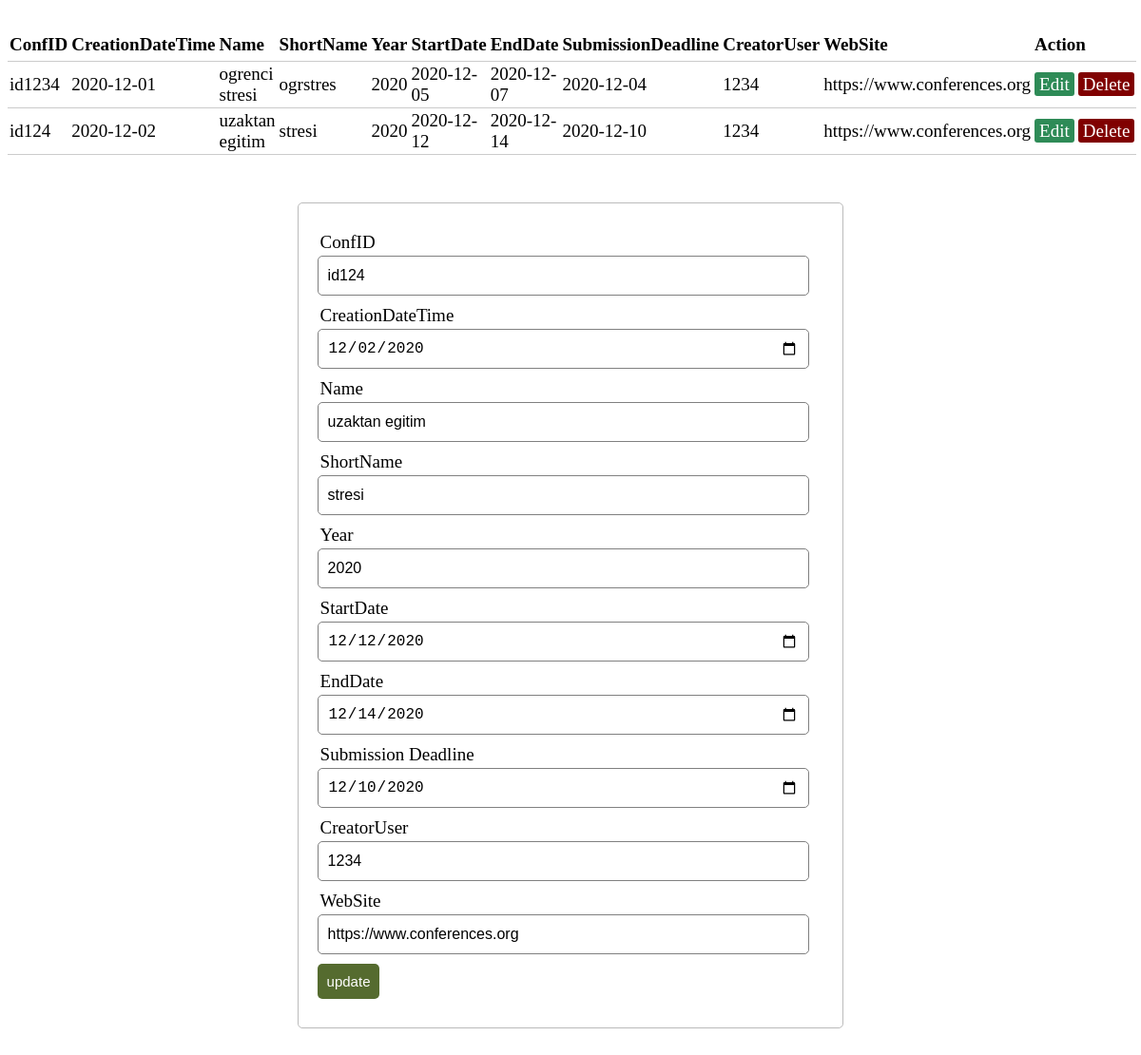
Page /index_conference.php?edit=id124 on the committed database.
### tables this page shows
CREATE TABLE `conference` (
  `ConfID` varchar(20) NOT NULL,
  `CreationDateTime` date NOT NULL,
  `Name` varchar(100) NOT NULL,
  `ShortName` varchar(19) NOT NULL,
  `Year` int(11) NOT NULL,
  `StartDate` date NOT NULL,
  `EndDate` date NOT NULL,
  `SubmissionDeadline` date NOT NULL,
  `CreatorUser` bigint(20) UNSIGNED NOT NULL,
  `WebSite` varchar(50) NOT NULL
);

### index_conference.php (the view, shortened to what this page needs)
<?php  include('server.php'); ?>
<?php
$db = mysqli_connect('localhost', 'root', '', 'odev2');
if (isset($_GET['edit'])) {
    $update = true;
    $record = mysqli_query($db, "SELECT * FROM conference WHERE ConfID='{$_GET['edit']}'");
    if ($record) {
        $n = mysqli_fetch_array($record);
        $ConfID = $n['ConfID'];
        $CreationDateTime = $n['CreationDateTime'];
        $Name = $n['Name'];
        $ShortName = $n['ShortName'];
        $Year = $n['Year'];
        $StartDate = $n['StartDate'];
        $EndDate = $n['EndDate'];
        $SubmissionDeadline = $n['SubmissionDeadline'];
        $CreatorUser = $n['CreatorUser'];
        $WebSite = $n['WebSite'];
    }
}
?>
<!DOCTYPE html>
<html>
<head>
    <link rel="stylesheet" type="text/css" href="style.css">
</head>
<body>
<?php
$db =mysqli_connect('localhost', 'root', '', 'odev2');
$results = mysqli_query($db, "SELECT * FROM conference"); ?>
<table>
    <thead>
    <tr>
        <th>ConfID</th>
        <th>CreationDateTime</th>
        <th>Name</th>
        <th>ShortName</th>
        <th>Year</th>
        <th>StartDate</th>
        <th>EndDate</th>
        <th>SubmissionDeadline</th>
        <th>CreatorUser</th>
        <th>WebSite</th>
        <th colspan="10">Action</th>
    </tr>
    </thead>
    <?php while ($row = mysqli_fetch_array($results)) { ?>
        <tr>
            <td><?php echo $row['ConfID']; ?></td>
            <td><?php echo $row['CreationDateTime']; ?></td>
            <td><?php echo $row['Name']; ?></td>
            <td><?php echo $row['ShortName']; ?></td>
            <td><?php echo $row['Year']; ?></td>
            <td><?php echo $row['StartDate']; ?></td>
            <td><?php echo $row['EndDate']; ?></td>
            <td><?php echo $row['SubmissionDeadline']; ?></td>
            <td><?php echo $row['CreatorUser']; ?></td>
            <td><?php echo $row['WebSite']; ?></td>
            <td>
                <a href="index_conference.php?edit=<?php echo $row['ConfID']; ?>" class="edit_btn" >Edit</a>
            </td>
            <td>
                <a href="server.php?del=<?php echo $row['ConfID']; ?>" class="del_btn">Delete</a>
            </td>
        </tr>
    <?php } ?>
</table>
<form method="post" action="server.php" >
    <div class="input-group">
        <label>ConfID</label>
        <input type="text" name="ConfID" value="<?php echo $ConfID; ?>">
    </div>
    <div class="input-group">
        <label>CreationDateTime</label>
        <input type="date" name="CreationDateTime" value="<?php echo $CreationDateTime; ?>">
    </div>
    <div class="input-group">
        <label>Name</label>
        <input type="text" name="Name" value="<?php echo $Name; ?>">
    </div>
    <div class="input-group">
        <label>ShortName</label>
        <input type="text" name="ShortName" value="<?php echo $ShortName; ?>">
    </div>
    <div class="input-group">
        <label>Year</label>
        <input type="number" name="Year" value="<?php echo $Year; ?>">
    </div>
    <div class="input-group">
        <label>StartDate</label>
        <input type="date" name="StartDate" value="<?php echo $StartDate; ?>">
    </div>
    <div class="input-group">
        <label>EndDate</label>
        <input type="date" name="EndDate" value="<?php echo $EndDate; ?>">
    </div>
    <div class="input-group">
        <label>Submission Deadline</label>
        <input type="date" name="SubmissionDeadline" value="<?php echo $SubmissionDeadline; ?>">
    </div>
    <div class="input-group">
        <label>CreatorUser</label>
        <input type="number" name="CreatorUser" value="<?php echo $CreatorUser; ?>">
    </div>
    <div class="input-group">
        <label>WebSite</label>
        <input type="text" name="WebSite" value="<?php echo $WebSite; ?>">
    </div>
    <div class="input-group">
        <?php if ($update == true): ?>
            <button class="btn" type="submit" name="update" style="background: #556B2F;" >update</button>
        <?php else: ?>
            <button class="btn" type="submit" name="save" >Save</button>
        <?php endif ?>
    </div>
</form>
</body>
</html>

### style.css (style rules this page uses)
body { font-size: 19px; }
table { width: 50%; margin: 30px auto; border-collapse: collapse; text-align: left; }
tr { border-bottom: 1px solid #cbcbcb; }
th, td { border: none; height: 30px; padding: 2px; }
form { width: 45%; margin: 50px auto; text-align: left; padding: 20px; border: 1px solid #bbbbbb; border-radius: 5px; }
.input-group { margin: 10px 0px 10px 0px; }
.input-group label { display: block; text-align: left; margin: 3px; }
.input-group input { height: 30px; width: 93%; padding: 5px 10px; font-size: 16px; border-radius: 5px; border: 1px solid gray; }
.btn { padding: 10px; font-size: 15px; color: white; background: #5F9EA0; border: none; border-radius: 5px; }
.edit_btn { text-decoration: none; padding: 2px 5px; background: #2E8B57; color: white; border-radius: 3px; }
.del_btn { text-decoration: none; padding: 2px 5px; color: white; border-radius: 3px; background: #800000; }

### rows in the picture
conference: ConfID "id1234", CreationDateTime "2020-12-01", Name "ogrenci stresi", ShortName "ogrstres", Year "2020", StartDate "2020-12-05", EndDate "2020-12-07", SubmissionDeadline "2020-12-04", CreatorUser "1234", WebSite "https://www.conferences.org"
conference: ConfID "id124", CreationDateTime "2020-12-02", Name "uzaktan egitim", ShortName "stresi", Year "2020", StartDate "2020-12-12", EndDate "2020-12-14", SubmissionDeadline "2020-12-10", CreatorUser "1234", WebSite "https://www.conferences.org", CreationDateTime "12/02/2020", StartDate "12/12/2020", EndDate "12/14/2020", SubmissionDeadline "12/10/2020"
